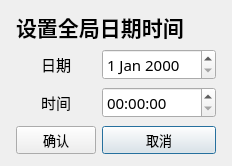
<?xml version="1.0" encoding="UTF-8"?>
<ui version="4.0">
 <class>DialogsetDateTime</class>
 <widget class="QDialog" name="DialogsetDateTime">
  <property name="geometry">
   <rect>
    <x>0</x>
    <y>0</y>
    <width>232</width>
    <height>166</height>
   </rect>
  </property>
  <property name="windowTitle">
   <string>Dialog</string>
  </property>
  <layout class="QGridLayout" name="gridLayout">
   <item row="5" column="2">
    <widget class="QPushButton" name="btn_cancel">
     <property name="font">
      <font>
       <family>微软雅黑</family>
       <pointsize>10</pointsize>
      </font>
     </property>
     <property name="text">
      <string>取消</string>
     </property>
    </widget>
   </item>
   <item row="5" column="1">
    <widget class="QPushButton" name="btn_confirm">
     <property name="font">
      <font>
       <family>微软雅黑</family>
       <pointsize>10</pointsize>
       <weight>50</weight>
       <bold>false</bold>
      </font>
     </property>
     <property name="text">
      <string>确认</string>
     </property>
    </widget>
   </item>
   <item row="3" column="1">
    <widget class="QLabel" name="lbl_time">
     <property name="font">
      <font>
       <family>微软雅黑</family>
       <pointsize>11</pointsize>
      </font>
     </property>
     <property name="text">
      <string>时间</string>
     </property>
     <property name="alignment">
      <set>Qt::AlignCenter</set>
     </property>
    </widget>
   </item>
   <item row="3" column="2">
    <widget class="QTimeEdit" name="input_timeEdit">
     <property name="font">
      <font>
       <family>微软雅黑</family>
       <pointsize>11</pointsize>
      </font>
     </property>
    </widget>
   </item>
   <item row="6" column="1">
    <spacer name="verticalSpacer_3">
     <property name="orientation">
      <enum>Qt::Vertical</enum>
     </property>
     <property name="sizeHint" stdset="0">
      <size>
       <width>20</width>
       <height>40</height>
      </size>
     </property>
    </spacer>
   </item>
   <item row="0" column="1" colspan="2">
    <widget class="QLabel" name="lbl_all">
     <property name="font">
      <font>
       <family>微软雅黑</family>
       <pointsize>16</pointsize>
       <weight>75</weight>
       <bold>true</bold>
      </font>
     </property>
     <property name="text">
      <string>设置全局日期时间</string>
     </property>
    </widget>
   </item>
   <item row="1" column="1">
    <widget class="QLabel" name="lbl_date">
     <property name="font">
      <font>
       <family>微软雅黑</family>
       <pointsize>11</pointsize>
      </font>
     </property>
     <property name="text">
      <string>日期</string>
     </property>
     <property name="alignment">
      <set>Qt::AlignCenter</set>
     </property>
    </widget>
   </item>
   <item row="4" column="1">
    <spacer name="verticalSpacer_2">
     <property name="orientation">
      <enum>Qt::Vertical</enum>
     </property>
     <property name="sizeHint" stdset="0">
      <size>
       <width>20</width>
       <height>40</height>
      </size>
     </property>
    </spacer>
   </item>
   <item row="1" column="2">
    <widget class="QDateEdit" name="input_dateEdit">
     <property name="font">
      <font>
       <family>微软雅黑</family>
       <pointsize>11</pointsize>
      </font>
     </property>
    </widget>
   </item>
   <item row="5" column="0">
    <spacer name="horizontalSpacer">
     <property name="orientation">
      <enum>Qt::Horizontal</enum>
     </property>
     <property name="sizeHint" stdset="0">
      <size>
       <width>40</width>
       <height>20</height>
      </size>
     </property>
    </spacer>
   </item>
   <item row="2" column="1">
    <spacer name="verticalSpacer">
     <property name="orientation">
      <enum>Qt::Vertical</enum>
     </property>
     <property name="sizeHint" stdset="0">
      <size>
       <width>20</width>
       <height>40</height>
      </size>
     </property>
    </spacer>
   </item>
   <item row="5" column="3">
    <spacer name="horizontalSpacer_2">
     <property name="orientation">
      <enum>Qt::Horizontal</enum>
     </property>
     <property name="sizeHint" stdset="0">
      <size>
       <width>40</width>
       <height>20</height>
      </size>
     </property>
    </spacer>
   </item>
   <item row="2" column="2">
    <spacer name="verticalSpacer_4">
     <property name="orientation">
      <enum>Qt::Vertical</enum>
     </property>
     <property name="sizeHint" stdset="0">
      <size>
       <width>20</width>
       <height>40</height>
      </size>
     </property>
    </spacer>
   </item>
   <item row="4" column="2">
    <spacer name="verticalSpacer_5">
     <property name="orientation">
      <enum>Qt::Vertical</enum>
     </property>
     <property name="sizeHint" stdset="0">
      <size>
       <width>20</width>
       <height>40</height>
      </size>
     </property>
    </spacer>
   </item>
   <item row="6" column="2">
    <spacer name="verticalSpacer_6">
     <property name="orientation">
      <enum>Qt::Vertical</enum>
     </property>
     <property name="sizeHint" stdset="0">
      <size>
       <width>20</width>
       <height>40</height>
      </size>
     </property>
    </spacer>
   </item>
  </layout>
 </widget>
 <resources/>
 <connections/>
</ui>
